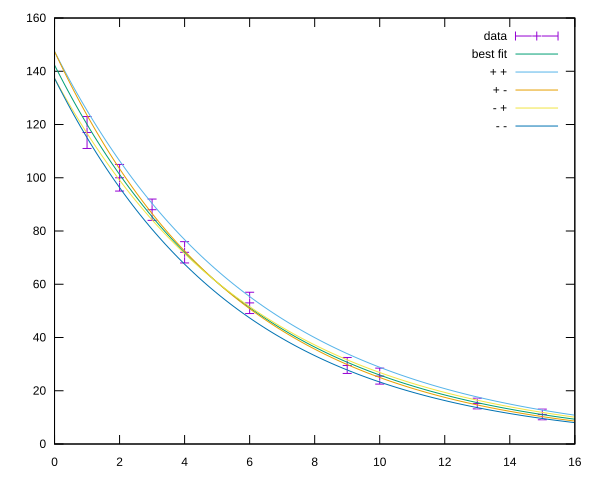

Recreate this plot in gnuplot.
set terminal svg size 800,600
set output "uncertaintiesplot.svg"
set terminal svg background rgb "white"

plot "decay_data.txt" using 1:2:3 with yerrorbars title "data", \
     "decay_band.txt" using 1:2 with lines title "best fit", \
     "decay_band.txt" using 1:3 with lines title "+ +", \
     "decay_band.txt" using 1:4 with lines title "+ -", \
     "decay_band.txt" using 1:5 with lines title "- +", \
     "decay_band.txt" using 1:6 with lines title "- -"
